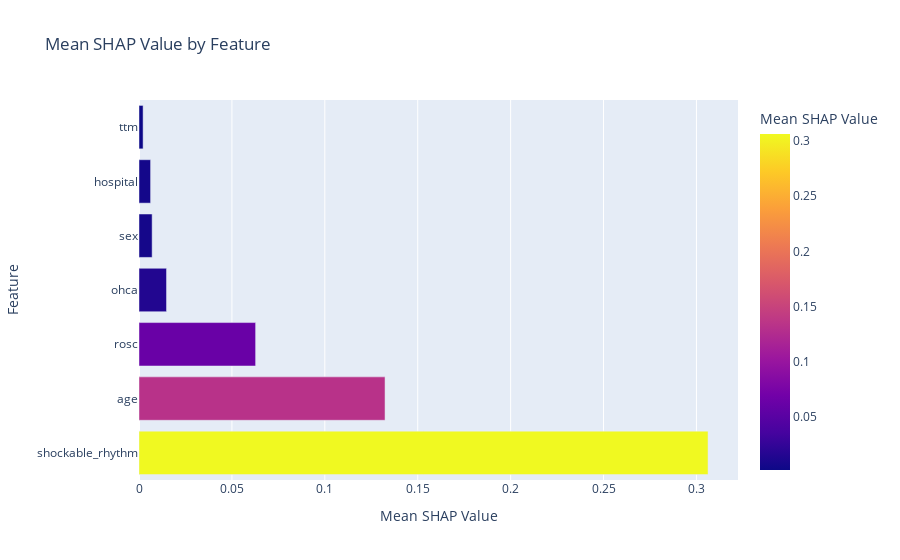

Source (notebook cell):
### Code cell
best_xgb_model = xgb_grid.best_estimator_

explainer = shap.TreeExplainer(best_xgb_model)

shap_values = explainer.shap_values(X_train_sample)
# Create an Explanation object, including feature names
explainer_values = shap.Explanation(
    values=shap_values,
    base_values=explainer.expected_value,
    data=X_train_sample,
    feature_names=X_train_sample.columns 
)
shap_df = pd.DataFrame(shap_values, columns=X_train_sample.columns)

# Calculate the mean absolute SHAP value for each feature
mean_shap_values = shap_df.abs().mean().sort_values(ascending=False)
mean_shap_df = mean_shap_values.reset_index()
mean_shap_df.columns = ['Feature', 'Mean SHAP Value']
fig = px.bar(
    mean_shap_df,
    x='Mean SHAP Value',
    y='Feature',
    title='Mean SHAP Value by Feature',
    orientation='h', 
    labels={'Mean SHAP Value': 'Mean SHAP Value', 'Feature': 'Feature'},
    color='Mean SHAP Value', 
    color_continuous_scale=px.colors.sequential.Plasma 
)

fig.show()

### Figure 1 — Plotly figure (JSON) as saved in the notebook; plotly's stock layout.template omitted (floating-point values rounded to 4 significant figures)
{"data": [{"alignmentgroup": "True", "hovertemplate": "Mean SHAP Value=%{marker.color}<br>Feature=%{y}<extra></extra>", "legendgroup": "", "marker": {"color": [0.3062, 0.1324, 0.06276, 0.01481, 0.007073, 0.006239, 0.002204], "coloraxis": "coloraxis", "pattern": {"shape": ""}}, "name": "", "offsetgroup": "", "orientation": "h", "showlegend": false, "textposition": "auto", "type": "bar", "x": [0.3062, 0.1324, 0.06276, 0.01481, 0.007073, 0.006239, 0.002204], "xaxis": "x", "y": ["shockable_rhythm", "age", "rosc", "ohca", "sex", "hospital", "ttm"], "yaxis": "y"}], "layout": {"barmode": "relative", "coloraxis": {"colorbar": {"title": {"text": "Mean SHAP Value"}}, "colorscale": [[0, "#0d0887"], [0.1111, "#46039f"], [0.2222, "#7201a8"], [0.3333, "#9c179e"], [0.4444, "#bd3786"], [0.5556, "#d8576b"], [0.6667, "#ed7953"], [0.7778, "#fb9f3a"], [0.8889, "#fdca26"], [1, "#f0f921"]]}, "legend": {"tracegroupgap": 0}, "title": {"text": "Mean SHAP Value by Feature"}, "xaxis": {"anchor": "y", "domain": [0, 1], "title": {"text": "Mean SHAP Value"}}, "yaxis": {"anchor": "x", "domain": [0, 1], "title": {"text": "Feature"}}}}
